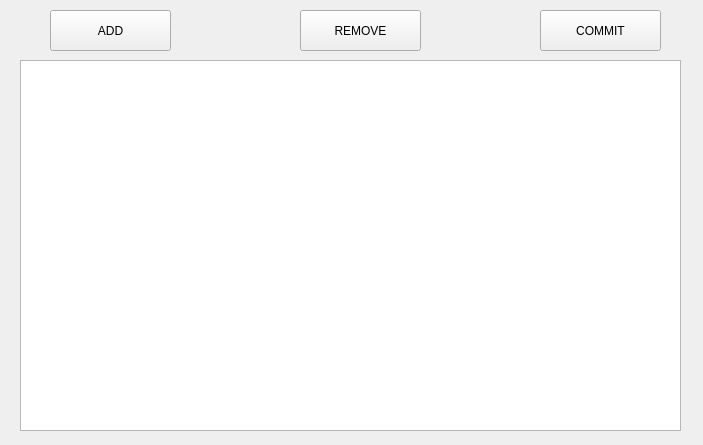
<?xml version="1.0" encoding="UTF-8"?>
<ui version="4.0">
 <class>table</class>
 <widget class="QWidget" name="table">
  <property name="geometry">
   <rect>
    <x>0</x>
    <y>0</y>
    <width>703</width>
    <height>445</height>
   </rect>
  </property>
  <property name="windowTitle">
   <string>Form</string>
  </property>
  <widget class="QPushButton" name="add_button">
   <property name="geometry">
    <rect>
     <x>50</x>
     <y>10</y>
     <width>121</width>
     <height>41</height>
    </rect>
   </property>
   <property name="text">
    <string>ADD</string>
   </property>
  </widget>
  <widget class="QPushButton" name="remove_button">
   <property name="geometry">
    <rect>
     <x>300</x>
     <y>10</y>
     <width>121</width>
     <height>41</height>
    </rect>
   </property>
   <property name="text">
    <string>REMOVE</string>
   </property>
  </widget>
  <widget class="QPushButton" name="commit_button">
   <property name="geometry">
    <rect>
     <x>540</x>
     <y>10</y>
     <width>121</width>
     <height>41</height>
    </rect>
   </property>
   <property name="text">
    <string>COMMIT</string>
   </property>
  </widget>
  <widget class="QTableView" name="tableview">
   <property name="geometry">
    <rect>
     <x>20</x>
     <y>60</y>
     <width>661</width>
     <height>371</height>
    </rect>
   </property>
  </widget>
 </widget>
 <resources/>
 <connections/>
</ui>
